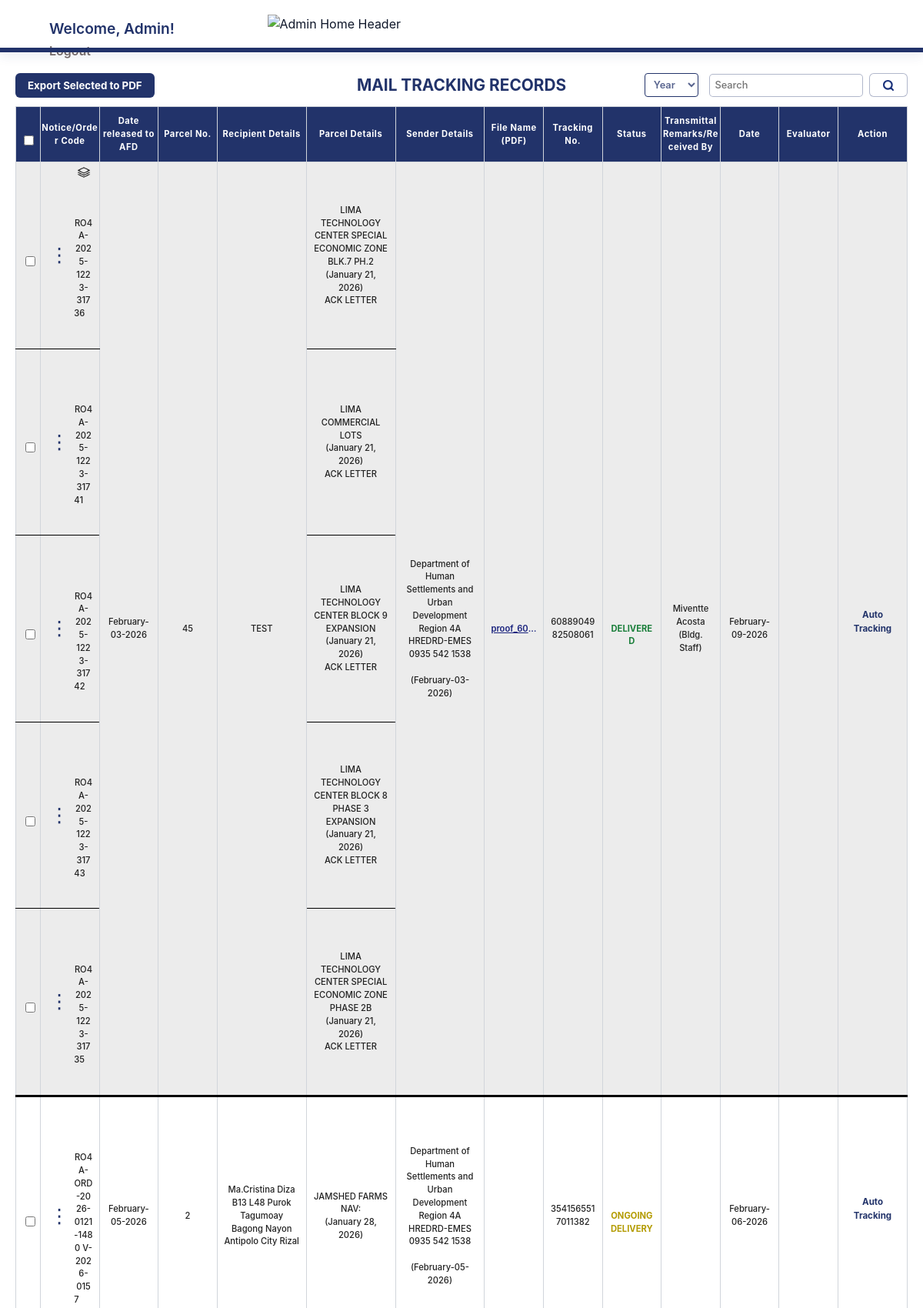
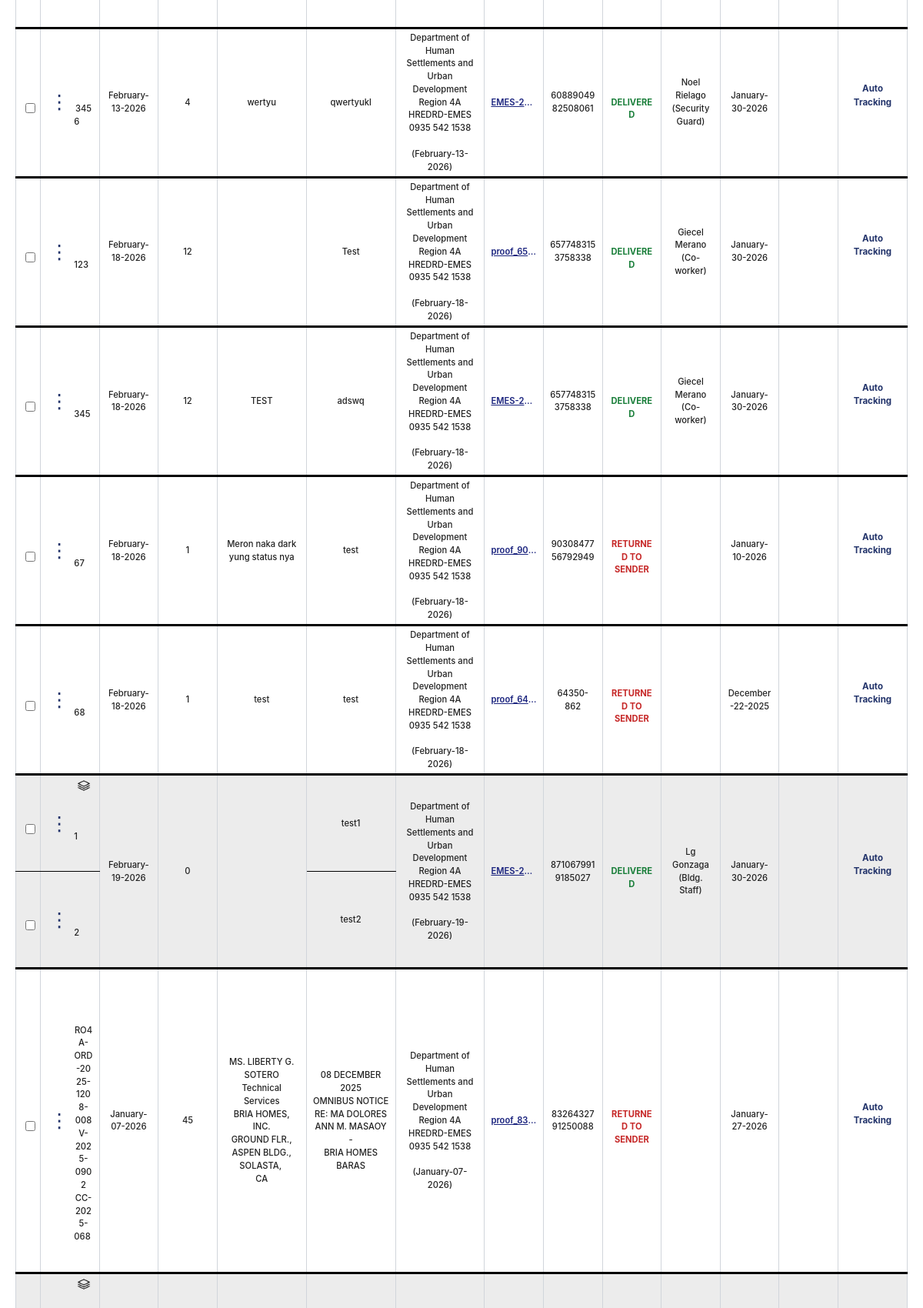
Screenshot of /pages/Home_Page.php (signed in, upper part) with the database file from the repository (2 pictures, top to bottom).
### tables this page shows
CREATE TABLE `mailtracking` (
  `id` int(11) NOT NULL,
  `Notice/Order Code` varchar(100) NOT NULL,
  `Date released to AFD` date NOT NULL,
  `Parcel No.` int(20) NOT NULL,
  `Recipient Details` varchar(100) NOT NULL,
  `Parcel Details` varchar(100) NOT NULL,
  `Sender Details` varchar(250) NOT NULL,
  `File Name (PDF)` varchar(100) NOT NULL,
  `Tracking No.` varchar(50) NOT NULL,
  `Status` varchar(100) NOT NULL,
  `Transmittal Remarks/Received By` varchar(100) NOT NULL,
  `Date` date NOT NULL,
  `Evaluator` varchar(100) NOT NULL
);

### pages/Home_Page.php (the view, shortened to what the rows shown need)
<?php
require_once __DIR__ . '/../auth.php';
try {
    $rows = $pdo->query('SELECT * FROM mailtracking ORDER BY `Sender Details` ASC, `id` ASC')->fetchAll();
} catch (Exception $e) {
    $rows = [];
    $message = 'Failed to load records: ' . $e->getMessage();
}
function extractBatchIdFromSenderDetails($senderDetails) {
    $text = trim((string)$senderDetails);
    if (preg_match('/Batch ID:\s*([A-Za-z0-9\-]+)/i', $text, $m)) {
        return trim($m[1]);
    }
    return '';
}
$columns = [
    'Notice/Order Code',
    'Date released to AFD',
    'Parcel No.',
    'Recipient Details',
    'Parcel Details',
    'Sender Details',
    'File Name (PDF)',
    'Tracking No.',
    'Status',
    'Transmittal Remarks/Received By',
    'Date',
    'Evaluator',
];
$batchIdCounts = [];
foreach ($rows as $r) {
    $bid = extractBatchIdFromSenderDetails($r['Sender Details'] ?? '');
    if ($bid !== '') {
        if (!isset($batchIdCounts[$bid])) $batchIdCounts[$bid] = 0;
        $batchIdCounts[$bid]++;
    }
}
function formatDateCell($value) {
    $value = trim((string)$value);
    $ts = strtotime($value);
    return date('F-d-Y', $ts);
}
function normalizedCellValueForMerge($row, $colName) {
    if ($colName === '__ACTION__') {
        $trackingValue = trim((string)($row['Tracking No.'] ?? $row['Tracking No'] ?? $row['tracking_no'] ?? $row['TrackingNo'] ?? ''));
        return (!empty($trackingValue) && $trackingValue !== '0') ? 'AUTO_TRACKING' : 'SCAN';
    }
    $cellValue = $row[$colName] ?? '';
    if ($colName === 'Date released to AFD' || $colName === 'Date') {
        return formatDateCell($cellValue);
    }
    if ($colName === 'Sender Details') {
        $cellValue = preg_replace('/\R?Batch ID:\s*[A-Za-z0-9\-]+\s*/i', '', (string)$cellValue);
        return trim((string)$cellValue);
    }
    return trim((string)$cellValue);
}
$mergeSkip = [];
$mergeRowspan = [];
$mergeColumns = array_values(array_filter($columns, function($c) {
    return $c !== 'Notice/Order Code';
}));
$mergeColumns[] = '__ACTION__';
$rowCount = count($rows);
for ($ri = 0; $ri < $rowCount; $ri++) {
    $batchId = extractBatchIdFromSenderDetails($rows[$ri]['Sender Details'] ?? '');
    if ($batchId === '' || (($batchIdCounts[$batchId] ?? 0) <= 1)) {
        continue;
    }
    foreach ($mergeColumns as $colName) {
        if (!empty($mergeSkip[$ri][$colName])) {
            continue;
        }
        $baseValue = normalizedCellValueForMerge($rows[$ri], $colName);
        $span = 1;
        for ($rj = $ri + 1; $rj < $rowCount; $rj++) {
            $nextBatchId = extractBatchIdFromSenderDetails($rows[$rj]['Sender Details'] ?? '');
            if ($nextBatchId !== $batchId) {
                break;
            }
            $nextValue = normalizedCellValueForMerge($rows[$rj], $colName);
            if ($nextValue !== $baseValue) {
                break;
            }
            $span++;
            $mergeSkip[$rj][$colName] = true;
        }
        if ($span > 1) {
            $mergeRowspan[$ri][$colName] = $span;
        }
    }
}
?>
<!DOCTYPE html>
<html lang="en">
<head>
    <link rel="stylesheet" href="../main.css">
</head>
<body class="admin-home-bg">
    <div class="admin-table-container">
        <div class="table-scroll-area">
            <div class="tracking-table-container">
                <div class="tracking-table-scroll">
                    <table class="listview-table tracking-table">
                <thead>
                        <tr>
                            <th style="width:32px;">
                                <input type="checkbox" id="selectAllCheckbox" onclick="toggleAllCheckboxes(this)">
                            </th>
                            <?php foreach ($columns as $h): ?>
                                <th><?= htmlspecialchars($h) ?></th>
                            <?php endforeach; ?>
                            <th>Action</th>
                        </tr>
                </thead>
                <tbody>
                        <?php if (empty($rows)): ?>
                            <tr><td colspan="<?= count($columns) + 2 ?>">No records found.</td></tr>
                        <?php else: ?>
                            <?php for ($ri = 0; $ri < count($rows); $ri++): ?>
                                <?php
                                    $row = $rows[$ri];
                                    $rowBatchId = extractBatchIdFromSenderDetails($row['Sender Details'] ?? '');
                                    $isBatchRow = ($rowBatchId !== '' && (($batchIdCounts[$rowBatchId] ?? 0) > 1));
                                    $prevBatchId = '';
                                    if ($ri > 0) {
                                        $prevBatchId = extractBatchIdFromSenderDetails($rows[$ri - 1]['Sender Details'] ?? '');
                                    }
                                    $nextBatchId = '';
                                    if ($ri + 1 < count($rows)) {
                                        $nextBatchId = extractBatchIdFromSenderDetails($rows[$ri + 1]['Sender Details'] ?? '');
                                    }
                                    $showBatchBadge = $isBatchRow && ($rowBatchId !== '' && $rowBatchId !== $prevBatchId);
                                    $isBatchEnd = $isBatchRow && ($rowBatchId !== '' && $rowBatchId !== $nextBatchId);
                                    $rowClasses = [];
                                    if ($isBatchRow) $rowClasses[] = 'batch-row';
                                    if ($isBatchEnd) $rowClasses[] = 'batch-end-row';
                                ?>
                                <?php
                                    $rowTrackingNo = trim((string)($row['Tracking No.'] ?? $row['Tracking No'] ?? $row['tracking_no'] ?? $row['TrackingNo'] ?? ''));
                                ?>
                                <tr class="<?= htmlspecialchars(implode(' ', $rowClasses)) ?>" data-id="<?= (int)($row['id'] ?? 0) ?>" data-batch-id="<?= htmlspecialchars($rowBatchId) ?>" data-notice="<?= htmlspecialchars($row['Notice/Order Code'] ?? '') ?>" data-tracking-no="<?= htmlspecialchars($rowTrackingNo) ?>">
                                    <td style="width:32px;">
                                        <input type="checkbox" class="row-checkbox" value="<?= (int)($row['id'] ?? 0) ?>" data-notice="<?= htmlspecialchars($row['Notice/Order Code'] ?? '') ?>">
                                    </td>
                                    <td class="notice-code-cell">
                                        <div style="display: flex; align-items: center; gap: 0.3em;">
                                            <div class="row-menu-container">
                                                <button class="row-menu-btn" type="button" tabindex="0" aria-label="Row menu" onclick="toggleRowMenu(event, <?= (int)($row['id'] ?? 0) ?>)">
                                                    <span style="font-size:1.5em;line-height:1;">&#8942;</span>
                                                </button>
                                            </div>
                                            <span>
                                                <?= htmlspecialchars($row['Notice/Order Code'] ?? '') ?>
                                            </span>
                                            <?php if ($showBatchBadge): ?>
                                                <img src="../assets/Batch_Icon.svg" alt="Batch" class="batch-icon" title="Consecutive batch row">
                                            <?php endif; ?>
                                        </div>
                                    </td>
                                <?php foreach ($columns as $idx => $colName): ?>
                                    <?php if ($idx === 0) continue;  ?>
                                    <?php if (!empty($mergeSkip[$ri][$colName])) continue; ?>
                                    <?php
                                        $rowspanVal = !empty($mergeRowspan[$ri][$colName]) ? (int)$mergeRowspan[$ri][$colName] : 1;
                                        $rowspanAttr = $rowspanVal > 1 ? (' rowspan="' . $rowspanVal . '"') : '';
                                        $spanToBatchEndClass = '';
                                        if ($rowspanVal > 1) {
                                            $endRi = $ri + $rowspanVal - 1;
                                            $endBatchId = extractBatchIdFromSenderDetails($rows[$endRi]['Sender Details'] ?? '');
                                            $nextAfterEndBatchId = '';
                                            if ($endRi + 1 < count($rows)) {
                                                $nextAfterEndBatchId = extractBatchIdFromSenderDetails($rows[$endRi + 1]['Sender Details'] ?? '');
                                            }
                                            if ($endBatchId !== '' && (($batchIdCounts[$endBatchId] ?? 0) > 1) && $endBatchId !== $nextAfterEndBatchId) {
                                                $spanToBatchEndClass = ' batch-span-end';
                                            }
                                        }
                                    ?>
                                    <?php if ($idx === 8):
                                    ?>
                                        <?php
                                            $current = trim($row['Status'] ?? '');
                                            $statusClass = '';
                                            switch ($current) {
                                                case 'DELIVERED':
                                                    $statusClass = 'status-text status-delivered';
                                                    break;
                                                case 'RETURNED TO SENDER':
                                                    $statusClass = 'status-text status-returned';
                                                    break;
                                                case 'ONGOING DELIVERY':
                                                    $statusClass = 'status-text status-ongoing';
                                                    break;
                                            }
                                        ?>
                                        <td class="status-cell<?= $spanToBatchEndClass ?>" data-col="Status"<?= $rowspanAttr ?>>
                                            <span class="<?= $statusClass ?>"><?= htmlspecialchars($current) ?></span>
                                        </td>
                                    <?php else: ?>
                                        <?php
                                            $cellValue = $row[$colName] ?? '';
                                            if ($colName === 'Date released to AFD' || $colName === 'Date') {
                                                $cellValue = formatDateCell($cellValue);
                                            }
                                            if ($colName === 'Sender Details') {
                                                $cellValue = preg_replace('/\R?Batch ID:\s*[A-Za-z0-9\-]+\s*/i', '', (string)$cellValue);
                                                $cellValue = trim((string)$cellValue);
                                            }
                                        ?>
                                        <?php if ($colName === 'File Name (PDF)'): ?>
                                            <?php
                                                $fileName = trim((string)$cellValue);
                                                $trackingValue = trim((string)($row['Tracking No.'] ?? $row['Tracking No'] ?? $row['tracking_no'] ?? $row['TrackingNo'] ?? ''));
                                                $pdfName = $trackingValue !== '' ? ('proof_' . $trackingValue . '.pdf') : '';
                                                $fileHref = $pdfName !== '' ? '../JRS_PDFs/' . rawurlencode($pdfName) : '';
                                                $linkLabel = $fileName !== '' ? basename($fileName) : '';
                                            ?>
                                            <td data-col="<?= htmlspecialchars($colName) ?>" class="pdf-link-cell<?= $spanToBatchEndClass ?>"<?= $rowspanAttr ?>>
                                                <?php if ($fileHref && $linkLabel !== ''): ?>
                                                    <a href="<?= htmlspecialchars($fileHref) ?>" data-pdf-url="<?= htmlspecialchars($fileHref) ?>" data-pdf-title="<?= htmlspecialchars($linkLabel, ENT_QUOTES) ?>" class="pdf-link-in-cell"><?= htmlspecialchars($linkLabel) ?></a>
                                                <?php endif; ?>
                                            </td>
                                        <?php else: ?>
                                            <td data-col="<?= htmlspecialchars($colName) ?>" class="<?= trim($spanToBatchEndClass) ?>"<?= $rowspanAttr ?>><?= htmlspecialchars($cellValue) ?></td>
                                        <?php endif; ?>
                                    <?php endif; ?>
                                <?php endforeach; ?>
                                <?php if (empty($mergeSkip[$ri]['__ACTION__'])): ?>
                                    <?php
                                        $actionRowspanVal = !empty($mergeRowspan[$ri]['__ACTION__']) ? (int)$mergeRowspan[$ri]['__ACTION__'] : 1;
                                        $actionRowspanAttr = $actionRowspanVal > 1 ? (' rowspan="' . $actionRowspanVal . '"') : '';
                                        $actionSpanToBatchEndClass = '';
                                        if ($actionRowspanVal > 1) {
                                            $actionEndRi = $ri + $actionRowspanVal - 1;
                                            $actionEndBatchId = extractBatchIdFromSenderDetails($rows[$actionEndRi]['Sender Details'] ?? '');
                                            $nextAfterActionEndBatchId = '';
                                            if ($actionEndRi + 1 < count($rows)) {
                                                $nextAfterActionEndBatchId = extractBatchIdFromSenderDetails($rows[$actionEndRi + 1]['Sender Details'] ?? '');
                                            }
                                            if ($actionEndBatchId !== '' && (($batchIdCounts[$actionEndBatchId] ?? 0) > 1) && $actionEndBatchId !== $nextAfterActionEndBatchId) {
                                                $actionSpanToBatchEndClass = ' batch-span-end';
                                            }
                                        }
                                    ?>
                                    <td class="<?= trim($actionSpanToBatchEndClass) ?>"<?= $actionRowspanAttr ?>>
                                        <?php if (!empty($rowTrackingNo) && $rowTrackingNo !== '0'): ?>
                                            <span style="font-size:0.72rem;color:#22336A;font-weight:700;">Auto Tracking</span>
                                        <?php else: ?>
                                            <button type="button" class="btn-scan" onclick="openScannerModal('<?= htmlspecialchars($row['Notice/Order Code'] ?? '', ENT_QUOTES) ?>')" style="display:inline-block;text-decoration:none;">Scan</button>
                                        <?php endif; ?>
                                    </td>
                                <?php endif; ?>
                            </tr>
                        <?php endfor; ?>
                    <?php endif; ?>
                </tbody>
            </table>
                </div>
            </div>
        </div>
    </div>
</body>
</html>

### rows the page displays
mailtracking: value "RO4A-2025-1223-31736…", Date released to AFD "February-03-2026", value "45", Recipient Details "TEST", Parcel Details "LIMA TECHNOLOGY CENTER SPECIAL ECONOMIC ZONE BLK.7 PH.2 (January 21, 2026) ACK LETTER", Sender Details "Department of Human Settlements and Urban Development Region 4A HREDRD-EMES 0935 542 1538 (February-03-2026)", value "proof_60…", value "6088904982508061", Status "DELIVERED", value "Miventte Acosta (Bldg. Staff)", Date "February-09-2026", shows "Auto Tracking"
mailtracking: value "RO4A-2025-1223-31741…", Parcel Details "LIMA COMMERCIAL LOTS (January 21, 2026) ACK LETTER"
mailtracking: value "RO4A-2025-1223-31742…", Parcel Details "LIMA TECHNOLOGY CENTER BLOCK 9 EXPANSION (January 21, 2026) ACK LETTER"
mailtracking: value "RO4A-2025-1223-31743…", Parcel Details "LIMA TECHNOLOGY CENTER BLOCK 8 PHASE 3 EXPANSION (January 21, 2026) ACK LETTER"
mailtracking: value "RO4A-2025-1223-31735…", Parcel Details "LIMA TECHNOLOGY CENTER SPECIAL ECONOMIC ZONE PHASE 2B (January 21, 2026) ACK LETTER"
mailtracking: value "RO4A-ORD-2026-0121-1480 V-2026-0157…", Date released to AFD "February-05-2026", value "2", Recipient Details "Ma.Cristina Diza B13 L48 Purok Tagumoay Bagong Nayon Antipolo City Rizal", Parcel Details "JAMSHED FARMS NAV: (January 28, 2026)", Sender Details "Department of Human Settlements and Urban Development Region 4A HREDRD-EMES 0935 542 1538 (February-05-2026)", value "3541565517011382", Status "ONGOING DELIVERY", Date "February-06-2026", shows "Auto Tracking"
mailtracking: value "3456…", Date released to AFD "February-13-2026", value "4", Recipient Details "wertyu", Parcel Details "qwertyukl", Sender Details "Department of Human Settlements and Urban Development Region 4A HREDRD-EMES 0935 542 1538 (February-13-2026)", value "EMES-2…", value "6088904982508061", Status "DELIVERED", value "Noel Rielago (Security Guard)", Date "January-30-2026", shows "Auto Tracking"
mailtracking: value "123…", Date released to AFD "February-18-2026", value "12", Parcel Details "Test", Sender Details "Department of Human Settlements and Urban Development Region 4A HREDRD-EMES 0935 542 1538 (February-18-2026)", value "proof_65…", value "6577483153758338", Status "DELIVERED", value "Giecel Merano (Co-worker)", Date "January-30-2026", shows "Auto Tracking"
mailtracking: value "345…", Date released to AFD "February-18-2026", value "12", Recipient Details "TEST", Parcel Details "adswq", Sender Details "Department of Human Settlements and Urban Development Region 4A HREDRD-EMES 0935 542 1538 (February-18-2026)", value "EMES-2…", value "6577483153758338", Status "DELIVERED", value "Giecel Merano (Co-worker)", Date "January-30-2026", shows "Auto Tracking"
mailtracking: value "67…", Date released to AFD "February-18-2026", value "1", Recipient Details "Meron naka dark yung status nya", Parcel Details "test", Sender Details "Department of Human Settlements and Urban Development Region 4A HREDRD-EMES 0935 542 1538 (February-18-2026)", value "proof_90…", value "9030847756792949", Status "RETURNED TO SENDER", Date "January-10-2026", shows "Auto Tracking"
mailtracking: value "68…", Date released to AFD "February-18-2026", value "1", Recipient Details "test", Parcel Details "test", Sender Details "Department of Human Settlements and Urban Development Region 4A HREDRD-EMES 0935 542 1538 (February-18-2026)", value "proof_64…", value "64350-862", Status "RETURNED TO SENDER", Date "December-22-2025", shows "Auto Tracking"
mailtracking: value "1…", Date released to AFD "February-19-2026", value "0", Parcel Details "test1", Sender Details "Department of Human Settlements and Urban Development Region 4A HREDRD-EMES 0935 542 1538 (February-19-2026)", value "EMES-2…", value "8710679919185027", Status "DELIVERED", value "Lg Gonzaga (Bldg. Staff)", Date "January-30-2026", shows "Auto Tracking"
mailtracking: value "2…", Parcel Details "test2"
mailtracking: value "RO4A-ORD-2025-1208-008 V-2025-0902 CC-2025-068…", Date released to AFD "January-07-2026", value "45", Recipient Details "MS. LIBERTY G. SOTERO Technical Services BRIA HOMES, INC. GROUND FLR., ASPEN BLDG., SOLASTA, CA", Parcel Details "08 DECEMBER 2025 OMNIBUS NOTICE RE: MA DOLORES ANN M. MASAOY - BRIA HOMES BARAS", Sender Details "Department of Human Settlements and Urban Development Region 4A HREDRD-EMES 0935 542 1538 (January-07-2026)", value "proof_83…", value "8326432791250088", Status "RETURNED TO SENDER", Date "January-27-2026", shows "Auto Tracking"

### other values shown
$h "Notice/Order Code"
$h "Date released to AFD"
$h "Parcel No."
$h "Recipient Details"
$h "Parcel Details"
$h "Sender Details"
$h "File Name (PDF)"
$h "Tracking No."
$h "Status"
$h "Transmittal Remarks/Received By"
$h "Date"
$h "Evaluator"
